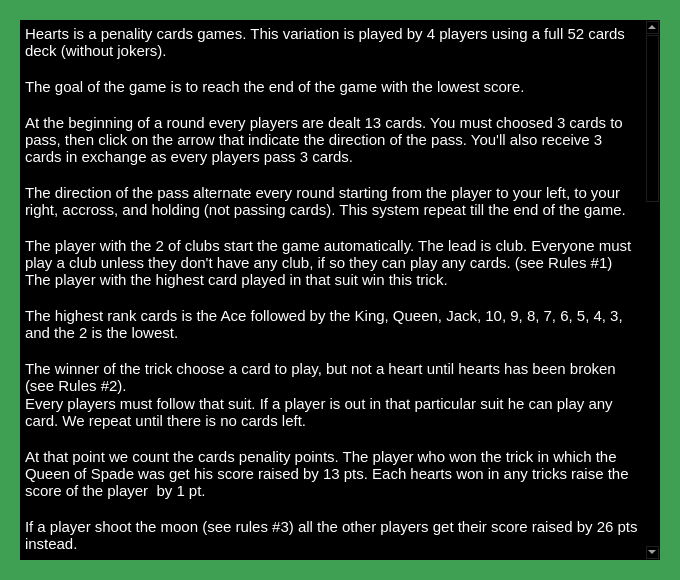
<?xml version="1.0" encoding="UTF-8"?>
<ui version="4.0">
 <class>Rules</class>
 <widget class="QDialog" name="Rules">
  <property name="geometry">
   <rect>
    <x>0</x>
    <y>0</y>
    <width>680</width>
    <height>580</height>
   </rect>
  </property>
  <property name="sizePolicy">
   <sizepolicy hsizetype="Fixed" vsizetype="Fixed">
    <horstretch>0</horstretch>
    <verstretch>0</verstretch>
   </sizepolicy>
  </property>
  <property name="minimumSize">
   <size>
    <width>680</width>
    <height>580</height>
   </size>
  </property>
  <property name="maximumSize">
   <size>
    <width>680</width>
    <height>580</height>
   </size>
  </property>
  <property name="palette">
   <palette>
    <active>
     <colorrole role="WindowText">
      <brush brushstyle="SolidPattern">
       <color alpha="255">
        <red>0</red>
        <green>0</green>
        <blue>0</blue>
       </color>
      </brush>
     </colorrole>
     <colorrole role="Button">
      <brush brushstyle="SolidPattern">
       <color alpha="255">
        <red>63</red>
        <green>159</green>
        <blue>82</blue>
       </color>
      </brush>
     </colorrole>
     <colorrole role="Light">
      <brush brushstyle="SolidPattern">
       <color alpha="255">
        <red>94</red>
        <green>239</green>
        <blue>123</blue>
       </color>
      </brush>
     </colorrole>
     <colorrole role="Midlight">
      <brush brushstyle="SolidPattern">
       <color alpha="255">
        <red>78</red>
        <green>199</green>
        <blue>102</blue>
       </color>
      </brush>
     </colorrole>
     <colorrole role="Dark">
      <brush brushstyle="SolidPattern">
       <color alpha="255">
        <red>31</red>
        <green>79</green>
        <blue>41</blue>
       </color>
      </brush>
     </colorrole>
     <colorrole role="Mid">
      <brush brushstyle="SolidPattern">
       <color alpha="255">
        <red>42</red>
        <green>106</green>
        <blue>54</blue>
       </color>
      </brush>
     </colorrole>
     <colorrole role="Text">
      <brush brushstyle="SolidPattern">
       <color alpha="255">
        <red>0</red>
        <green>0</green>
        <blue>0</blue>
       </color>
      </brush>
     </colorrole>
     <colorrole role="BrightText">
      <brush brushstyle="SolidPattern">
       <color alpha="255">
        <red>255</red>
        <green>255</green>
        <blue>255</blue>
       </color>
      </brush>
     </colorrole>
     <colorrole role="ButtonText">
      <brush brushstyle="SolidPattern">
       <color alpha="255">
        <red>0</red>
        <green>0</green>
        <blue>0</blue>
       </color>
      </brush>
     </colorrole>
     <colorrole role="Base">
      <brush brushstyle="SolidPattern">
       <color alpha="255">
        <red>255</red>
        <green>255</green>
        <blue>255</blue>
       </color>
      </brush>
     </colorrole>
     <colorrole role="Window">
      <brush brushstyle="SolidPattern">
       <color alpha="255">
        <red>63</red>
        <green>159</green>
        <blue>82</blue>
       </color>
      </brush>
     </colorrole>
     <colorrole role="Shadow">
      <brush brushstyle="SolidPattern">
       <color alpha="255">
        <red>0</red>
        <green>0</green>
        <blue>0</blue>
       </color>
      </brush>
     </colorrole>
     <colorrole role="AlternateBase">
      <brush brushstyle="SolidPattern">
       <color alpha="255">
        <red>159</red>
        <green>207</green>
        <blue>168</blue>
       </color>
      </brush>
     </colorrole>
     <colorrole role="ToolTipBase">
      <brush brushstyle="SolidPattern">
       <color alpha="255">
        <red>255</red>
        <green>255</green>
        <blue>220</blue>
       </color>
      </brush>
     </colorrole>
     <colorrole role="ToolTipText">
      <brush brushstyle="SolidPattern">
       <color alpha="255">
        <red>0</red>
        <green>0</green>
        <blue>0</blue>
       </color>
      </brush>
     </colorrole>
    </active>
    <inactive>
     <colorrole role="WindowText">
      <brush brushstyle="SolidPattern">
       <color alpha="255">
        <red>0</red>
        <green>0</green>
        <blue>0</blue>
       </color>
      </brush>
     </colorrole>
     <colorrole role="Button">
      <brush brushstyle="SolidPattern">
       <color alpha="255">
        <red>63</red>
        <green>159</green>
        <blue>82</blue>
       </color>
      </brush>
     </colorrole>
     <colorrole role="Light">
      <brush brushstyle="SolidPattern">
       <color alpha="255">
        <red>94</red>
        <green>239</green>
        <blue>123</blue>
       </color>
      </brush>
     </colorrole>
     <colorrole role="Midlight">
      <brush brushstyle="SolidPattern">
       <color alpha="255">
        <red>78</red>
        <green>199</green>
        <blue>102</blue>
       </color>
      </brush>
     </colorrole>
     <colorrole role="Dark">
      <brush brushstyle="SolidPattern">
       <color alpha="255">
        <red>31</red>
        <green>79</green>
        <blue>41</blue>
       </color>
      </brush>
     </colorrole>
     <colorrole role="Mid">
      <brush brushstyle="SolidPattern">
       <color alpha="255">
        <red>42</red>
        <green>106</green>
        <blue>54</blue>
       </color>
      </brush>
     </colorrole>
     <colorrole role="Text">
      <brush brushstyle="SolidPattern">
       <color alpha="255">
        <red>0</red>
        <green>0</green>
        <blue>0</blue>
       </color>
      </brush>
     </colorrole>
     <colorrole role="BrightText">
      <brush brushstyle="SolidPattern">
       <color alpha="255">
        <red>255</red>
        <green>255</green>
        <blue>255</blue>
       </color>
      </brush>
     </colorrole>
     <colorrole role="ButtonText">
      <brush brushstyle="SolidPattern">
       <color alpha="255">
        <red>0</red>
        <green>0</green>
        <blue>0</blue>
       </color>
      </brush>
     </colorrole>
     <colorrole role="Base">
      <brush brushstyle="SolidPattern">
       <color alpha="255">
        <red>255</red>
        <green>255</green>
        <blue>255</blue>
       </color>
      </brush>
     </colorrole>
     <colorrole role="Window">
      <brush brushstyle="SolidPattern">
       <color alpha="255">
        <red>63</red>
        <green>159</green>
        <blue>82</blue>
       </color>
      </brush>
     </colorrole>
     <colorrole role="Shadow">
      <brush brushstyle="SolidPattern">
       <color alpha="255">
        <red>0</red>
        <green>0</green>
        <blue>0</blue>
       </color>
      </brush>
     </colorrole>
     <colorrole role="AlternateBase">
      <brush brushstyle="SolidPattern">
       <color alpha="255">
        <red>159</red>
        <green>207</green>
        <blue>168</blue>
       </color>
      </brush>
     </colorrole>
     <colorrole role="ToolTipBase">
      <brush brushstyle="SolidPattern">
       <color alpha="255">
        <red>255</red>
        <green>255</green>
        <blue>220</blue>
       </color>
      </brush>
     </colorrole>
     <colorrole role="ToolTipText">
      <brush brushstyle="SolidPattern">
       <color alpha="255">
        <red>0</red>
        <green>0</green>
        <blue>0</blue>
       </color>
      </brush>
     </colorrole>
    </inactive>
    <disabled>
     <colorrole role="WindowText">
      <brush brushstyle="SolidPattern">
       <color alpha="255">
        <red>31</red>
        <green>79</green>
        <blue>41</blue>
       </color>
      </brush>
     </colorrole>
     <colorrole role="Button">
      <brush brushstyle="SolidPattern">
       <color alpha="255">
        <red>63</red>
        <green>159</green>
        <blue>82</blue>
       </color>
      </brush>
     </colorrole>
     <colorrole role="Light">
      <brush brushstyle="SolidPattern">
       <color alpha="255">
        <red>94</red>
        <green>239</green>
        <blue>123</blue>
       </color>
      </brush>
     </colorrole>
     <colorrole role="Midlight">
      <brush brushstyle="SolidPattern">
       <color alpha="255">
        <red>78</red>
        <green>199</green>
        <blue>102</blue>
       </color>
      </brush>
     </colorrole>
     <colorrole role="Dark">
      <brush brushstyle="SolidPattern">
       <color alpha="255">
        <red>31</red>
        <green>79</green>
        <blue>41</blue>
       </color>
      </brush>
     </colorrole>
     <colorrole role="Mid">
      <brush brushstyle="SolidPattern">
       <color alpha="255">
        <red>42</red>
        <green>106</green>
        <blue>54</blue>
       </color>
      </brush>
     </colorrole>
     <colorrole role="Text">
      <brush brushstyle="SolidPattern">
       <color alpha="255">
        <red>31</red>
        <green>79</green>
        <blue>41</blue>
       </color>
      </brush>
     </colorrole>
     <colorrole role="BrightText">
      <brush brushstyle="SolidPattern">
       <color alpha="255">
        <red>255</red>
        <green>255</green>
        <blue>255</blue>
       </color>
      </brush>
     </colorrole>
     <colorrole role="ButtonText">
      <brush brushstyle="SolidPattern">
       <color alpha="255">
        <red>31</red>
        <green>79</green>
        <blue>41</blue>
       </color>
      </brush>
     </colorrole>
     <colorrole role="Base">
      <brush brushstyle="SolidPattern">
       <color alpha="255">
        <red>63</red>
        <green>159</green>
        <blue>82</blue>
       </color>
      </brush>
     </colorrole>
     <colorrole role="Window">
      <brush brushstyle="SolidPattern">
       <color alpha="255">
        <red>63</red>
        <green>159</green>
        <blue>82</blue>
       </color>
      </brush>
     </colorrole>
     <colorrole role="Shadow">
      <brush brushstyle="SolidPattern">
       <color alpha="255">
        <red>0</red>
        <green>0</green>
        <blue>0</blue>
       </color>
      </brush>
     </colorrole>
     <colorrole role="AlternateBase">
      <brush brushstyle="SolidPattern">
       <color alpha="255">
        <red>63</red>
        <green>159</green>
        <blue>82</blue>
       </color>
      </brush>
     </colorrole>
     <colorrole role="ToolTipBase">
      <brush brushstyle="SolidPattern">
       <color alpha="255">
        <red>255</red>
        <green>255</green>
        <blue>220</blue>
       </color>
      </brush>
     </colorrole>
     <colorrole role="ToolTipText">
      <brush brushstyle="SolidPattern">
       <color alpha="255">
        <red>0</red>
        <green>0</green>
        <blue>0</blue>
       </color>
      </brush>
     </colorrole>
    </disabled>
   </palette>
  </property>
  <property name="windowTitle">
   <string>Rules</string>
  </property>
  <widget class="QTextEdit" name="textEdit">
   <property name="geometry">
    <rect>
     <x>20</x>
     <y>20</y>
     <width>640</width>
     <height>540</height>
    </rect>
   </property>
   <property name="palette">
    <palette>
     <active>
      <colorrole role="WindowText">
       <brush brushstyle="SolidPattern">
        <color alpha="255">
         <red>255</red>
         <green>255</green>
         <blue>255</blue>
        </color>
       </brush>
      </colorrole>
      <colorrole role="Button">
       <brush brushstyle="SolidPattern">
        <color alpha="255">
         <red>0</red>
         <green>0</green>
         <blue>0</blue>
        </color>
       </brush>
      </colorrole>
      <colorrole role="Light">
       <brush brushstyle="SolidPattern">
        <color alpha="255">
         <red>0</red>
         <green>0</green>
         <blue>0</blue>
        </color>
       </brush>
      </colorrole>
      <colorrole role="Midlight">
       <brush brushstyle="SolidPattern">
        <color alpha="255">
         <red>0</red>
         <green>0</green>
         <blue>0</blue>
        </color>
       </brush>
      </colorrole>
      <colorrole role="Dark">
       <brush brushstyle="SolidPattern">
        <color alpha="255">
         <red>0</red>
         <green>0</green>
         <blue>0</blue>
        </color>
       </brush>
      </colorrole>
      <colorrole role="Mid">
       <brush brushstyle="SolidPattern">
        <color alpha="255">
         <red>0</red>
         <green>0</green>
         <blue>0</blue>
        </color>
       </brush>
      </colorrole>
      <colorrole role="Text">
       <brush brushstyle="SolidPattern">
        <color alpha="255">
         <red>255</red>
         <green>255</green>
         <blue>255</blue>
        </color>
       </brush>
      </colorrole>
      <colorrole role="BrightText">
       <brush brushstyle="SolidPattern">
        <color alpha="255">
         <red>255</red>
         <green>255</green>
         <blue>255</blue>
        </color>
       </brush>
      </colorrole>
      <colorrole role="ButtonText">
       <brush brushstyle="SolidPattern">
        <color alpha="255">
         <red>255</red>
         <green>255</green>
         <blue>255</blue>
        </color>
       </brush>
      </colorrole>
      <colorrole role="Base">
       <brush brushstyle="SolidPattern">
        <color alpha="255">
         <red>0</red>
         <green>0</green>
         <blue>0</blue>
        </color>
       </brush>
      </colorrole>
      <colorrole role="Window">
       <brush brushstyle="SolidPattern">
        <color alpha="255">
         <red>0</red>
         <green>0</green>
         <blue>0</blue>
        </color>
       </brush>
      </colorrole>
      <colorrole role="Shadow">
       <brush brushstyle="SolidPattern">
        <color alpha="255">
         <red>0</red>
         <green>0</green>
         <blue>0</blue>
        </color>
       </brush>
      </colorrole>
      <colorrole role="AlternateBase">
       <brush brushstyle="SolidPattern">
        <color alpha="255">
         <red>0</red>
         <green>0</green>
         <blue>0</blue>
        </color>
       </brush>
      </colorrole>
      <colorrole role="ToolTipBase">
       <brush brushstyle="SolidPattern">
        <color alpha="255">
         <red>255</red>
         <green>255</green>
         <blue>220</blue>
        </color>
       </brush>
      </colorrole>
      <colorrole role="ToolTipText">
       <brush brushstyle="SolidPattern">
        <color alpha="255">
         <red>0</red>
         <green>0</green>
         <blue>0</blue>
        </color>
       </brush>
      </colorrole>
     </active>
     <inactive>
      <colorrole role="WindowText">
       <brush brushstyle="SolidPattern">
        <color alpha="255">
         <red>255</red>
         <green>255</green>
         <blue>255</blue>
        </color>
       </brush>
      </colorrole>
      <colorrole role="Button">
       <brush brushstyle="SolidPattern">
        <color alpha="255">
         <red>0</red>
         <green>0</green>
         <blue>0</blue>
        </color>
       </brush>
      </colorrole>
      <colorrole role="Light">
       <brush brushstyle="SolidPattern">
        <color alpha="255">
         <red>0</red>
         <green>0</green>
         <blue>0</blue>
        </color>
       </brush>
      </colorrole>
      <colorrole role="Midlight">
       <brush brushstyle="SolidPattern">
        <color alpha="255">
         <red>0</red>
         <green>0</green>
         <blue>0</blue>
        </color>
       </brush>
      </colorrole>
      <colorrole role="Dark">
       <brush brushstyle="SolidPattern">
        <color alpha="255">
         <red>0</red>
         <green>0</green>
         <blue>0</blue>
        </color>
       </brush>
      </colorrole>
      <colorrole role="Mid">
       <brush brushstyle="SolidPattern">
        <color alpha="255">
         <red>0</red>
         <green>0</green>
         <blue>0</blue>
        </color>
       </brush>
      </colorrole>
      <colorrole role="Text">
       <brush brushstyle="SolidPattern">
        <color alpha="255">
         <red>255</red>
         <green>255</green>
         <blue>255</blue>
        </color>
       </brush>
      </colorrole>
      <colorrole role="BrightText">
       <brush brushstyle="SolidPattern">
        <color alpha="255">
         <red>255</red>
         <green>255</green>
         <blue>255</blue>
        </color>
       </brush>
      </colorrole>
      <colorrole role="ButtonText">
       <brush brushstyle="SolidPattern">
        <color alpha="255">
         <red>255</red>
         <green>255</green>
         <blue>255</blue>
        </color>
       </brush>
      </colorrole>
      <colorrole role="Base">
       <brush brushstyle="SolidPattern">
        <color alpha="255">
         <red>0</red>
         <green>0</green>
         <blue>0</blue>
        </color>
       </brush>
      </colorrole>
      <colorrole role="Window">
       <brush brushstyle="SolidPattern">
        <color alpha="255">
         <red>0</red>
         <green>0</green>
         <blue>0</blue>
        </color>
       </brush>
      </colorrole>
      <colorrole role="Shadow">
       <brush brushstyle="SolidPattern">
        <color alpha="255">
         <red>0</red>
         <green>0</green>
         <blue>0</blue>
        </color>
       </brush>
      </colorrole>
      <colorrole role="AlternateBase">
       <brush brushstyle="SolidPattern">
        <color alpha="255">
         <red>0</red>
         <green>0</green>
         <blue>0</blue>
        </color>
       </brush>
      </colorrole>
      <colorrole role="ToolTipBase">
       <brush brushstyle="SolidPattern">
        <color alpha="255">
         <red>255</red>
         <green>255</green>
         <blue>220</blue>
        </color>
       </brush>
      </colorrole>
      <colorrole role="ToolTipText">
       <brush brushstyle="SolidPattern">
        <color alpha="255">
         <red>0</red>
         <green>0</green>
         <blue>0</blue>
        </color>
       </brush>
      </colorrole>
     </inactive>
     <disabled>
      <colorrole role="WindowText">
       <brush brushstyle="SolidPattern">
        <color alpha="255">
         <red>0</red>
         <green>0</green>
         <blue>0</blue>
        </color>
       </brush>
      </colorrole>
      <colorrole role="Button">
       <brush brushstyle="SolidPattern">
        <color alpha="255">
         <red>0</red>
         <green>0</green>
         <blue>0</blue>
        </color>
       </brush>
      </colorrole>
      <colorrole role="Light">
       <brush brushstyle="SolidPattern">
        <color alpha="255">
         <red>0</red>
         <green>0</green>
         <blue>0</blue>
        </color>
       </brush>
      </colorrole>
      <colorrole role="Midlight">
       <brush brushstyle="SolidPattern">
        <color alpha="255">
         <red>0</red>
         <green>0</green>
         <blue>0</blue>
        </color>
       </brush>
      </colorrole>
      <colorrole role="Dark">
       <brush brushstyle="SolidPattern">
        <color alpha="255">
         <red>0</red>
         <green>0</green>
         <blue>0</blue>
        </color>
       </brush>
      </colorrole>
      <colorrole role="Mid">
       <brush brushstyle="SolidPattern">
        <color alpha="255">
         <red>0</red>
         <green>0</green>
         <blue>0</blue>
        </color>
       </brush>
      </colorrole>
      <colorrole role="Text">
       <brush brushstyle="SolidPattern">
        <color alpha="255">
         <red>0</red>
         <green>0</green>
         <blue>0</blue>
        </color>
       </brush>
      </colorrole>
      <colorrole role="BrightText">
       <brush brushstyle="SolidPattern">
        <color alpha="255">
         <red>255</red>
         <green>255</green>
         <blue>255</blue>
        </color>
       </brush>
      </colorrole>
      <colorrole role="ButtonText">
       <brush brushstyle="SolidPattern">
        <color alpha="255">
         <red>0</red>
         <green>0</green>
         <blue>0</blue>
        </color>
       </brush>
      </colorrole>
      <colorrole role="Base">
       <brush brushstyle="SolidPattern">
        <color alpha="255">
         <red>0</red>
         <green>0</green>
         <blue>0</blue>
        </color>
       </brush>
      </colorrole>
      <colorrole role="Window">
       <brush brushstyle="SolidPattern">
        <color alpha="255">
         <red>0</red>
         <green>0</green>
         <blue>0</blue>
        </color>
       </brush>
      </colorrole>
      <colorrole role="Shadow">
       <brush brushstyle="SolidPattern">
        <color alpha="255">
         <red>0</red>
         <green>0</green>
         <blue>0</blue>
        </color>
       </brush>
      </colorrole>
      <colorrole role="AlternateBase">
       <brush brushstyle="SolidPattern">
        <color alpha="255">
         <red>0</red>
         <green>0</green>
         <blue>0</blue>
        </color>
       </brush>
      </colorrole>
      <colorrole role="ToolTipBase">
       <brush brushstyle="SolidPattern">
        <color alpha="255">
         <red>255</red>
         <green>255</green>
         <blue>220</blue>
        </color>
       </brush>
      </colorrole>
      <colorrole role="ToolTipText">
       <brush brushstyle="SolidPattern">
        <color alpha="255">
         <red>0</red>
         <green>0</green>
         <blue>0</blue>
        </color>
       </brush>
      </colorrole>
     </disabled>
    </palette>
   </property>
   <property name="acceptDrops">
    <bool>false</bool>
   </property>
   <property name="readOnly">
    <bool>true</bool>
   </property>
   <property name="html">
    <string>&lt;!DOCTYPE HTML PUBLIC &quot;-//W3C//DTD HTML 4.0//EN&quot; &quot;http://www.w3.org/TR/REC-html40/strict.dtd&quot;&gt;
&lt;html&gt;&lt;head&gt;&lt;meta name=&quot;qrichtext&quot; content=&quot;1&quot; /&gt;&lt;style type=&quot;text/css&quot;&gt;
p, li { white-space: pre-wrap; }
&lt;/style&gt;&lt;/head&gt;&lt;body style=&quot; font-family:'Ubuntu'; font-size:11pt; font-weight:400; font-style:normal;&quot;&gt;
&lt;p style=&quot; margin-top:0px; margin-bottom:0px; margin-left:0px; margin-right:0px; -qt-block-indent:0; text-indent:0px;&quot;&gt;Hearts is a penality cards games. This variation is played by 4 players using a full 52 cards deck (without jokers).&lt;/p&gt;
&lt;p style=&quot;-qt-paragraph-type:empty; margin-top:0px; margin-bottom:0px; margin-left:0px; margin-right:0px; -qt-block-indent:0; text-indent:0px;&quot;&gt;&lt;br /&gt;&lt;/p&gt;
&lt;p style=&quot; margin-top:0px; margin-bottom:0px; margin-left:0px; margin-right:0px; -qt-block-indent:0; text-indent:0px;&quot;&gt;The goal of the game is to reach the end of the game with the lowest score.&lt;/p&gt;
&lt;p style=&quot;-qt-paragraph-type:empty; margin-top:0px; margin-bottom:0px; margin-left:0px; margin-right:0px; -qt-block-indent:0; text-indent:0px;&quot;&gt;&lt;br /&gt;&lt;/p&gt;
&lt;p style=&quot; margin-top:0px; margin-bottom:0px; margin-left:0px; margin-right:0px; -qt-block-indent:0; text-indent:0px;&quot;&gt;At the beginning of a round every players are dealt 13 cards. You must choosed 3 cards to pass, then click on the arrow that indicate the direction of the pass. You'll also receive 3 cards in exchange as every players pass 3 cards.&lt;/p&gt;
&lt;p style=&quot;-qt-paragraph-type:empty; margin-top:0px; margin-bottom:0px; margin-left:0px; margin-right:0px; -qt-block-indent:0; text-indent:0px;&quot;&gt;&lt;br /&gt;&lt;/p&gt;
&lt;p style=&quot; margin-top:0px; margin-bottom:0px; margin-left:0px; margin-right:0px; -qt-block-indent:0; text-indent:0px;&quot;&gt;The direction of the pass alternate every round starting from the player to your left, to your right, accross, and holding (not passing cards). This system repeat till the end of the game.&lt;/p&gt;
&lt;p style=&quot;-qt-paragraph-type:empty; margin-top:0px; margin-bottom:0px; margin-left:0px; margin-right:0px; -qt-block-indent:0; text-indent:0px;&quot;&gt;&lt;br /&gt;&lt;/p&gt;
&lt;p style=&quot; margin-top:0px; margin-bottom:0px; margin-left:0px; margin-right:0px; -qt-block-indent:0; text-indent:0px;&quot;&gt;The player with the 2 of clubs start the game automatically. The lead is club. Everyone must play a club unless they don't have any club, if so they can play any cards. (see Rules #1) The player with the highest card played in that suit win this trick. &lt;/p&gt;
&lt;p style=&quot;-qt-paragraph-type:empty; margin-top:0px; margin-bottom:0px; margin-left:0px; margin-right:0px; -qt-block-indent:0; text-indent:0px;&quot;&gt;&lt;br /&gt;&lt;/p&gt;
&lt;p style=&quot; margin-top:0px; margin-bottom:0px; margin-left:0px; margin-right:0px; -qt-block-indent:0; text-indent:0px;&quot;&gt;The highest rank cards is the Ace followed by the King, Queen, Jack, 10, 9, 8, 7, 6, 5, 4, 3, and the 2 is the lowest.&lt;/p&gt;
&lt;p style=&quot;-qt-paragraph-type:empty; margin-top:0px; margin-bottom:0px; margin-left:0px; margin-right:0px; -qt-block-indent:0; text-indent:0px;&quot;&gt;&lt;br /&gt;&lt;/p&gt;
&lt;p style=&quot; margin-top:0px; margin-bottom:0px; margin-left:0px; margin-right:0px; -qt-block-indent:0; text-indent:0px;&quot;&gt;The winner of the trick choose a card to play, but not a heart until hearts has been broken (see Rules #2).&lt;/p&gt;
&lt;p style=&quot; margin-top:0px; margin-bottom:0px; margin-left:0px; margin-right:0px; -qt-block-indent:0; text-indent:0px;&quot;&gt;Every players must follow that suit. If a player is out in that particular suit he can play any card. We repeat until there is no cards left. &lt;/p&gt;
&lt;p style=&quot;-qt-paragraph-type:empty; margin-top:0px; margin-bottom:0px; margin-left:0px; margin-right:0px; -qt-block-indent:0; text-indent:0px;&quot;&gt;&lt;br /&gt;&lt;/p&gt;
&lt;p style=&quot; margin-top:0px; margin-bottom:0px; margin-left:0px; margin-right:0px; -qt-block-indent:0; text-indent:0px;&quot;&gt;At that point we count the cards penality points. The player who won the trick in which the Queen of Spade was get his score raised by 13 pts. Each hearts won in any tricks raise the score of the player  by 1 pt.&lt;/p&gt;
&lt;p style=&quot;-qt-paragraph-type:empty; margin-top:0px; margin-bottom:0px; margin-left:0px; margin-right:0px; -qt-block-indent:0; text-indent:0px;&quot;&gt;&lt;br /&gt;&lt;/p&gt;
&lt;p style=&quot; margin-top:0px; margin-bottom:0px; margin-left:0px; margin-right:0px; -qt-block-indent:0; text-indent:0px;&quot;&gt;If a player shoot the moon (see rules #3) all the other players get their score raised by 26 pts instead.&lt;/p&gt;
&lt;p style=&quot;-qt-paragraph-type:empty; margin-top:0px; margin-bottom:0px; margin-left:0px; margin-right:0px; -qt-block-indent:0; text-indent:0px;&quot;&gt;&lt;br /&gt;&lt;/p&gt;
&lt;p style=&quot; margin-top:0px; margin-bottom:0px; margin-left:0px; margin-right:0px; -qt-block-indent:0; text-indent:0px;&quot;&gt;We play more rounds until a player reach the loosing limit of 100 pts.&lt;/p&gt;
&lt;p style=&quot; margin-top:0px; margin-bottom:0px; margin-left:0px; margin-right:0px; -qt-block-indent:0; text-indent:0px;&quot;&gt;The winner(s) are the lowest scores.&lt;/p&gt;
&lt;p style=&quot;-qt-paragraph-type:empty; margin-top:0px; margin-bottom:0px; margin-left:0px; margin-right:0px; -qt-block-indent:0; text-indent:0px;&quot;&gt;&lt;br /&gt;&lt;/p&gt;
&lt;p style=&quot;-qt-paragraph-type:empty; margin-top:0px; margin-bottom:0px; margin-left:0px; margin-right:0px; -qt-block-indent:0; text-indent:0px;&quot;&gt;&lt;br /&gt;&lt;/p&gt;
&lt;p style=&quot; margin-top:0px; margin-bottom:0px; margin-left:0px; margin-right:0px; -qt-block-indent:0; text-indent:0px;&quot;&gt;&lt;span style=&quot; font-weight:600;&quot;&gt;Rules #1:&lt;/span&gt;&lt;span style=&quot; font-style:italic;&quot;&gt; On the first round. You cannot play the Queen of Spade or any hearts. UNLESS those are your only cards. If so, you should play the Queen of Spade.&lt;/span&gt;&lt;/p&gt;
&lt;p style=&quot;-qt-paragraph-type:empty; margin-top:0px; margin-bottom:0px; margin-left:0px; margin-right:0px; -qt-block-indent:0; text-indent:0px;&quot;&gt;&lt;br /&gt;&lt;/p&gt;
&lt;p style=&quot; margin-top:0px; margin-bottom:0px; margin-left:0px; margin-right:0px; -qt-block-indent:0; text-indent:0px;&quot;&gt;&lt;span style=&quot; font-weight:600;&quot;&gt;Rules #2: &lt;/span&gt;&lt;span style=&quot; text-decoration: underline;&quot;&gt; Heart is broken when a player play a heart.  &lt;/span&gt;&lt;/p&gt;
&lt;p style=&quot; margin-top:0px; margin-bottom:0px; margin-left:0px; margin-right:0px; -qt-block-indent:0; text-indent:0px;&quot;&gt;      &lt;span style=&quot; font-style:italic;&quot;&gt; - A player  who won a trick can lead in heart, if he's having only hearts left.&lt;/span&gt;&lt;/p&gt;
&lt;p style=&quot; margin-top:0px; margin-bottom:0px; margin-left:0px; margin-right:0px; -qt-block-indent:0; text-indent:0px;&quot;&gt;&lt;span style=&quot; font-style:italic;&quot;&gt;       - A player can play a heart if he can't follow the leading suit, because he's out of them (except in round 1. see Rules #1).&lt;/span&gt;&lt;/p&gt;
&lt;p style=&quot;-qt-paragraph-type:empty; margin-top:0px; margin-bottom:0px; margin-left:0px; margin-right:0px; -qt-block-indent:0; text-indent:0px; font-style:italic;&quot;&gt;&lt;br /&gt;&lt;/p&gt;
&lt;p style=&quot; margin-top:0px; margin-bottom:0px; margin-left:0px; margin-right:0px; -qt-block-indent:0; text-indent:0px;&quot;&gt;&lt;span style=&quot; font-style:italic;&quot;&gt;   note: queen of spade can break the heart if the [option] &amp;quot;Queend of Spade break the heart&amp;quot; is enabled.&lt;/span&gt;&lt;/p&gt;
&lt;p style=&quot;-qt-paragraph-type:empty; margin-top:0px; margin-bottom:0px; margin-left:0px; margin-right:0px; -qt-block-indent:0; text-indent:0px; font-style:italic;&quot;&gt;&lt;br /&gt;&lt;/p&gt;
&lt;p style=&quot; margin-top:0px; margin-bottom:0px; margin-left:0px; margin-right:0px; -qt-block-indent:0; text-indent:0px;&quot;&gt;&lt;span style=&quot; font-weight:600;&quot;&gt;Rules #3&lt;/span&gt;: &lt;span style=&quot; text-decoration: underline;&quot;&gt;Shoot the moon&lt;/span&gt;&lt;/p&gt;
&lt;p style=&quot; margin-top:0px; margin-bottom:0px; margin-left:0px; margin-right:0px; -qt-block-indent:0; text-indent:0px;&quot;&gt;      - A player shoot the moon by getting all the penality pts. (all the hearts and the queen of spade must be taken)&lt;/p&gt;
&lt;p style=&quot;-qt-paragraph-type:empty; margin-top:0px; margin-bottom:0px; margin-left:0px; margin-right:0px; -qt-block-indent:0; text-indent:0px;&quot;&gt;&lt;br /&gt;&lt;/p&gt;
&lt;p style=&quot; margin-top:0px; margin-bottom:0px; margin-left:0px; margin-right:0px; -qt-block-indent:0; text-indent:0px;&quot;&gt;        &lt;span style=&quot; font-weight:600;&quot;&gt;NOTE:&lt;/span&gt;  You also need the Jack of Diamond in Omnibus option enabled. (see Omnibus [Options])&lt;/p&gt;
&lt;p style=&quot;-qt-paragraph-type:empty; margin-top:0px; margin-bottom:0px; margin-left:0px; margin-right:0px; -qt-block-indent:0; text-indent:0px;&quot;&gt;&lt;br /&gt;&lt;/p&gt;
&lt;p style=&quot;-qt-paragraph-type:empty; margin-top:0px; margin-bottom:0px; margin-left:0px; margin-right:0px; -qt-block-indent:0; text-indent:0px;&quot;&gt;&lt;br /&gt;&lt;/p&gt;
&lt;p style=&quot;-qt-paragraph-type:empty; margin-top:0px; margin-bottom:0px; margin-left:0px; margin-right:0px; -qt-block-indent:0; text-indent:0px;&quot;&gt;&lt;br /&gt;&lt;/p&gt;
&lt;p style=&quot; margin-top:0px; margin-bottom:0px; margin-left:0px; margin-right:0px; -qt-block-indent:0; text-indent:0px;&quot;&gt;&lt;span style=&quot; font-size:16pt;&quot;&gt;The following options can be enabled or disabled in the menu  [Options]&lt;/span&gt;&lt;/p&gt;
&lt;p style=&quot;-qt-paragraph-type:empty; margin-top:0px; margin-bottom:0px; margin-left:0px; margin-right:0px; -qt-block-indent:0; text-indent:0px; font-size:14pt; text-decoration: underline;&quot;&gt;&lt;br /&gt;&lt;/p&gt;
&lt;p style=&quot; margin-top:0px; margin-bottom:0px; margin-left:0px; margin-right:0px; -qt-block-indent:0; text-indent:0px;&quot;&gt;&lt;span style=&quot; font-size:14pt; text-decoration: underline;&quot;&gt;Queen of spade break the hearts&lt;/span&gt;&lt;/p&gt;
&lt;p style=&quot;-qt-paragraph-type:empty; margin-top:0px; margin-bottom:0px; margin-left:0px; margin-right:0px; -qt-block-indent:0; text-indent:0px; font-size:14pt;&quot;&gt;&lt;br /&gt;&lt;/p&gt;
&lt;p style=&quot; margin-top:0px; margin-bottom:0px; margin-left:0px; margin-right:0px; -qt-block-indent:0; text-indent:0px;&quot;&gt;Playing the queen of spade, you will break the hearts.&lt;/p&gt;
&lt;p style=&quot;-qt-paragraph-type:empty; margin-top:0px; margin-bottom:0px; margin-left:0px; margin-right:0px; -qt-block-indent:0; text-indent:0px; font-size:14pt; text-decoration: underline;&quot;&gt;&lt;br /&gt;&lt;/p&gt;
&lt;p style=&quot;-qt-paragraph-type:empty; margin-top:0px; margin-bottom:0px; margin-left:0px; margin-right:0px; -qt-block-indent:0; text-indent:0px; font-size:14pt; text-decoration: underline;&quot;&gt;&lt;br /&gt;&lt;/p&gt;
&lt;p style=&quot; margin-top:0px; margin-bottom:0px; margin-left:0px; margin-right:0px; -qt-block-indent:0; text-indent:0px;&quot;&gt;&lt;span style=&quot; font-size:14pt; text-decoration: underline;&quot;&gt;New Moon&lt;/span&gt;&lt;/p&gt;
&lt;p style=&quot;-qt-paragraph-type:empty; margin-top:0px; margin-bottom:0px; margin-left:0px; margin-right:0px; -qt-block-indent:0; text-indent:0px; font-size:14pt; text-decoration: underline;&quot;&gt;&lt;br /&gt;&lt;/p&gt;
&lt;p style=&quot; margin-top:0px; margin-bottom:0px; margin-left:0px; margin-right:0px; -qt-block-indent:0; text-indent:0px;&quot;&gt;if you shoot the moon and your scores is above 25 pts you will have the option to reduce your score by 26.&lt;/p&gt;
&lt;p style=&quot;-qt-paragraph-type:empty; margin-top:0px; margin-bottom:0px; margin-left:0px; margin-right:0px; -qt-block-indent:0; text-indent:0px;&quot;&gt;&lt;br /&gt;&lt;/p&gt;
&lt;p style=&quot;-qt-paragraph-type:empty; margin-top:0px; margin-bottom:0px; margin-left:0px; margin-right:0px; -qt-block-indent:0; text-indent:0px;&quot;&gt;&lt;br /&gt;&lt;/p&gt;
&lt;p style=&quot; margin-top:0px; margin-bottom:0px; margin-left:0px; margin-right:0px; -qt-block-indent:0; text-indent:0px;&quot;&gt;&lt;span style=&quot; font-size:14pt; text-decoration: underline;&quot;&gt;No Draw&lt;/span&gt;&lt;/p&gt;
&lt;p style=&quot;-qt-paragraph-type:empty; margin-top:0px; margin-bottom:0px; margin-left:0px; margin-right:0px; -qt-block-indent:0; text-indent:0px; font-size:14pt; text-decoration: underline;&quot;&gt;&lt;br /&gt;&lt;/p&gt;
&lt;p style=&quot; margin-top:0px; margin-bottom:0px; margin-left:0px; margin-right:0px; -qt-block-indent:0; text-indent:0px;&quot;&gt;In the event there is more than 1 player with the lowest score when reaching the end of the game, the game will continue until there is a unique winner.&lt;/p&gt;
&lt;p style=&quot;-qt-paragraph-type:empty; margin-top:0px; margin-bottom:0px; margin-left:0px; margin-right:0px; -qt-block-indent:0; text-indent:0px;&quot;&gt;&lt;br /&gt;&lt;/p&gt;
&lt;p style=&quot;-qt-paragraph-type:empty; margin-top:0px; margin-bottom:0px; margin-left:0px; margin-right:0px; -qt-block-indent:0; text-indent:0px; font-size:14pt; text-decoration: underline;&quot;&gt;&lt;br /&gt;&lt;/p&gt;
&lt;p style=&quot; margin-top:0px; margin-bottom:0px; margin-left:0px; margin-right:0px; -qt-block-indent:0; text-indent:0px;&quot;&gt;&lt;span style=&quot; font-size:14pt; text-decoration: underline;&quot;&gt;At the end of a round these bonus apply (if enabled in [Options]):&lt;/span&gt;&lt;/p&gt;
&lt;p style=&quot;-qt-paragraph-type:empty; margin-top:0px; margin-bottom:0px; margin-left:0px; margin-right:0px; -qt-block-indent:0; text-indent:0px;&quot;&gt;&lt;br /&gt;&lt;/p&gt;
&lt;p style=&quot; margin-top:0px; margin-bottom:0px; margin-left:0px; margin-right:0px; -qt-block-indent:0; text-indent:0px;&quot;&gt;&lt;span style=&quot; font-weight:600;&quot;&gt;Perfect 100:&lt;/span&gt; If a player reach the score of 100. His score is set to 50.&lt;/p&gt;
&lt;p style=&quot;-qt-paragraph-type:empty; margin-top:0px; margin-bottom:0px; margin-left:0px; margin-right:0px; -qt-block-indent:0; text-indent:0px;&quot;&gt;&lt;br /&gt;&lt;/p&gt;
&lt;p style=&quot; margin-top:0px; margin-bottom:0px; margin-left:0px; margin-right:0px; -qt-block-indent:0; text-indent:0px;&quot;&gt;&lt;span style=&quot; font-weight:600;&quot;&gt;Omnibus:&lt;/span&gt; The player who got the Jack of Diamond get his scores&lt;/p&gt;
&lt;p style=&quot; margin-top:0px; margin-bottom:0px; margin-left:0px; margin-right:0px; -qt-block-indent:0; text-indent:0px;&quot;&gt;reduce by 10 pts. Jack of Diamond is also required to shoot the moon.&lt;/p&gt;
&lt;p style=&quot;-qt-paragraph-type:empty; margin-top:0px; margin-bottom:0px; margin-left:0px; margin-right:0px; -qt-block-indent:0; text-indent:0px;&quot;&gt;&lt;br /&gt;&lt;/p&gt;
&lt;p style=&quot; margin-top:0px; margin-bottom:0px; margin-left:0px; margin-right:0px; -qt-block-indent:0; text-indent:0px;&quot;&gt;&lt;span style=&quot; font-weight:600;&quot;&gt;No trick bonus:&lt;/span&gt; The players who didn't get any penality cards get their scores reduce by 5 pts.&lt;/p&gt;
&lt;p style=&quot;-qt-paragraph-type:empty; margin-top:0px; margin-bottom:0px; margin-left:0px; margin-right:0px; -qt-block-indent:0; text-indent:0px;&quot;&gt;&lt;br /&gt;&lt;/p&gt;
&lt;p style=&quot; margin-top:0px; margin-bottom:0px; margin-left:0px; margin-right:0px; -qt-block-indent:0; text-indent:0px;&quot;&gt;&lt;span style=&quot; font-weight:600;&quot;&gt;*&lt;/span&gt; If a bonus or combination of bonus makes a score below zero, the score is set to zero.&lt;/p&gt;
&lt;p style=&quot; margin-top:0px; margin-bottom:0px; margin-left:0px; margin-right:0px; -qt-block-indent:0; text-indent:0px;&quot;&gt;** Omnibus and no trick bonus doesn't apply if  a player shoot the moon.&lt;/p&gt;
&lt;p style=&quot;-qt-paragraph-type:empty; margin-top:0px; margin-bottom:0px; margin-left:0px; margin-right:0px; -qt-block-indent:0; text-indent:0px;&quot;&gt;&lt;br /&gt;&lt;/p&gt;&lt;/body&gt;&lt;/html&gt;</string>
   </property>
  </widget>
 </widget>
 <resources/>
 <connections/>
</ui>
